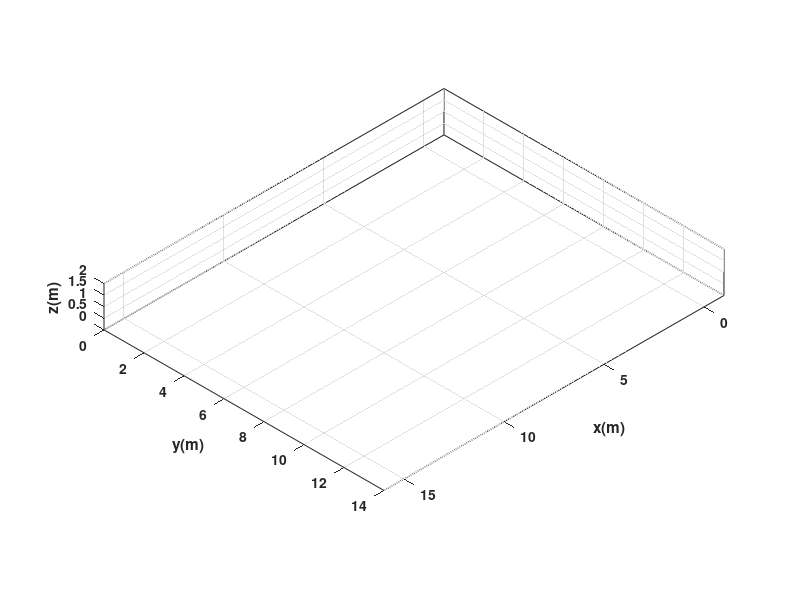

Here is the MATLAB script that generated this plot: (Note: this script raises an error after producing the figure.)
%%%%%%%%%%%%%%%%%%%  Gato %%%%%%%%%%%%%%%%%%%%%%%%
clear
close all
clc

%%%%%%%%%%%%%%%%%%%%%%%%%%%%%% TIEMPO %%%%%%%%%%%%%%%%%%%%%%%%%%%%%%%%%%%%%

tf = 64 ;             % Tiempo de simulacion en segundos (s)
ts = 1;            % Tiempo de muestreo en segundos (s)
t = 0: ts: tf;       % Vector de tiempo
N = length(t);       % Muestras

%%%%%%%%%%%%%%%%%%%%%%%% CONDICIONES INICIALES %%%%%%%%%%%%%%%%%%%%%%%%%%%%

x1 = zeros (1,N+1);  % Posición en el centro del eje que une las ruedas (eje x) en metros (m)
y1 = zeros (1,N+1);  % Posición en el centro del eje que une las ruedas (eje y) en metros (m)
phi = zeros(1, N+1); % Orientacion del robot en radianes (rad)

x1(1) = 0;    % Posicion inicial eje x
y1(1) = 6;   % Posicion inicial eje y
phi(1) = 0;   % Orientacion inicial del robot

%%%%%%%%%%%%%%%%%%%%%%%%%%%% PUNTO DE CONTROL %%%%%%%%%%%%%%%%%%%%%%%%%%%%

hx = zeros(1, N+1);  % Posicion en el punto de control (eje x) en metros (m)
hy = zeros(1, N+1);  % Posicion en el punto de control (eje y) en metros (m)

hx(1) = x1(1); % Posicion en el punto de control del robot en el eje x
hy(1) = y1(1); % Posicion en el punto de control del robot en el eje y


%%%%%%%%%%%%%%%%%%%%%% VELOCIDADES DE REFERENCIA %%%%%%%%%%%%%%%%%%%%%%%%%%
u = [0,     4,          0,     4,     0,      2,  0,        1,  0,      3,   0,     1,  0,        3,      0,     3,     0,           2,      0,         3,      0,         1,     0,        4,      0,         2,      0,         2,      0,         2,      0,        5,      0,          3      ,0         3,      0,         2,      0,      3,      0,        1,      0,           1,      0,          2,       0,        3.5,      0,      3.5,      0,      3,      0,         1,         0,       1          0,       2,        0,      4,      0,      2,       0,      2,0,0,];
w = [pi/2,  0,      -pi/4,     0,     -pi/4,  0,  -pi/2,    0,  -pi/4,  0,  -pi/3,  0,  1.9,      0,      -4.1,   0,    -0.725,      0,     -0.77,       0,     0.78,      0,    pi/2,      0,      -2.5,      0,      0.94,      0,      pi/4,      0,     -2.4,      0,      -pi/4,      0,    -pi/2       0,      0.8,       0       pi/2,   0,      pi/2,      0,      -pi/2,      0,      -pi/2,      0,       -pi/2,    0,        pi/2,   0,        pi/2,   0,      pi/2,      0,      -pi/2,      0,      -pi/2,      0,       -pi/2,     0,     pi/2,   0,      -pi/2,  0,0,0]; %

%%%%%%%%%%%%%%%%%%%%%%%%% BUCLE DE SIMULACION %%%%%%%%%%%%%%%%%%%%%%%%%%%%%%%%

for k=1:N 
    
    phi(k+1)=phi(k)+w(k)*ts; % Integral numérica (método de Euler)
    
    %%%%%%%%%%%%%%%%%%%%% MODELO CINEMATICO %%%%%%%%%%%%%%%%%%%%%%%%%
    
    xp1=u(k)*cos(phi(k+1)); 
    yp1=u(k)*sin(phi(k+1));

    x1(k+1)=x1(k) + xp1*ts ; % Integral numérica (método de Euler)
    y1(k+1)=y1(k) + yp1*ts ; % Integral numérica (método de Euler)
    
    
    % Posicion del robot con respecto al punto de control
    hx(k+1)=x1(k+1); 
    hy(k+1)=y1(k+1);

end

%%%%%%%%%%%%%%%%%%%%%%%%%%%%% SIMULACION VIRTUAL 3D %%%%%%%%%%%%%%%%%%%%%%%%%%%%

% a) Configuracion de escena

scene=figure;  % Crear figura (Escena)
set(scene,'Color','white'); % Color del fondo de la escena
set(gca,'FontWeight','bold') ;% Negrilla en los ejes y etiquetas
sizeScreen=get(0,'ScreenSize'); % Retorna el tamaño de la pantalla del computador
set(scene,'position',sizeScreen); % Congigurar tamaño de la figura
camlight('headlight'); % Luz para la escena
axis equal; % Establece la relación de aspecto para que las unidades de datos sean las mismas en todas las direcciones.
grid on; % Mostrar líneas de cuadrícula en los ejes
box on; % Mostrar contorno de ejes
xlabel('x(m)'); ylabel('y(m)'); zlabel('z(m)'); % Etiqueta de los eje

view([135 35]); % Orientacion de la figura
axis([-1 16 -0 14 0 2]); % Ingresar limites minimos y maximos en los ejes x y z [minX maxX minY maxY minZ maxZ]

% b) Graficar robots en la posicion inicial
scale = 4;
MobileRobot_5;
H1=MobilePlot_4(x1(1),y1(1),phi(1),scale);hold on;

% c) Graficar Trayectorias
H2=plot3(hx(1),hy(1),0,'r','lineWidth',2);

% d) Bucle de simulacion de movimiento del robot

step=1; % pasos para simulacion

for k=1:step:N

    delete(H1);    
    delete(H2);
    
    H1=MobilePlot_4(x1(k),y1(k),phi(k),scale);
    H2=plot3(hx(1:k),hy(1:k),zeros(1,k),'r','lineWidth',2);
    
    pause(ts);

end

%%%%%%%%%%%%%%%%%%%%%%%%%%%%% Graficas %%%%%%%%%%%%%%%%%%%%%%%%%%%%
%graph=figure;  % Crear figura (Escena)
%set(graph,'position',sizeScreen); % Congigurar tamaño de la figura
%subplot(211)
%plot(t,u,'b','LineWidth',2),grid('on'),xlabel('Tiempo [s]'),ylabel('m/s'),legend('u');
%subplot(212)
%plot(t,w,'r','LineWidth',2),grid('on'),xlabel('Tiempo [s]'),ylabel('[rad/s]'),legend('w');